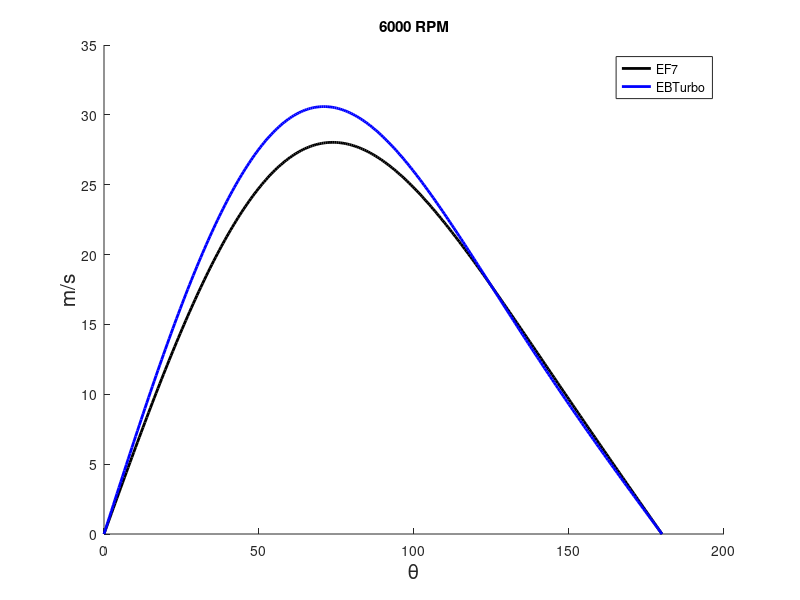

MATLAB code to generate this figure:
clc;
clear all ;
close all;
%EF7
hold on;
for i=1:301
    tetha(i)=180/300*(i-1);
S=85e-3;
R=1/0.318;
N=6000;
Uavg=2*S*N/60;
U1(i)=Uavg*pi/2*sind(tetha(i)).*(1+cosd(tetha(i))./sqrt(R.^2-sind(tetha(i)).^2));
%Ebturbo;
S=90.5e-3;
R=115e-3/(S/2);
N=6000;
Uavg=2*S*N/60;
U2(i)=Uavg*pi/2*sind(tetha(i)).*(1+cosd(tetha(i))./sqrt(R.^2-sind(tetha(i)).^2));
end
plot(tetha,U1,'k-','linewidth',2)
plot(tetha,U2,'b-','linewidth',2)
title('6000 RPM')
legend('EF7','EBTurbo');
xlabel('\theta','FontSize', 15)
ylabel('m/s','FontSize', 15)